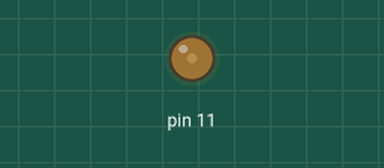
Recording of a sketch running on a simulated Arduino Uno, built with avr-gcc and run on an emulated ATmega328P. Parts: output pins drawn as LEDs (lit = HIGH).

Above: at 0.1 s.
At 9.9 s:
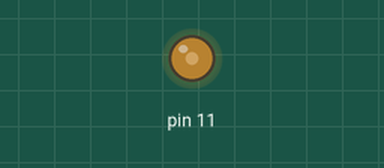
At 19.9 s:
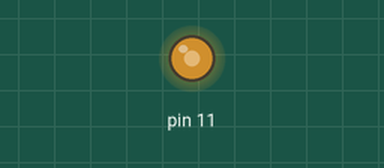
At 39.9 s:
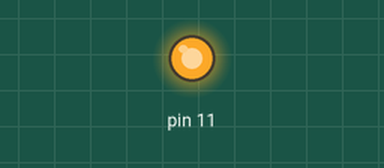
Timing chart, 0 to 40.0 s (numbered marks = the images above):
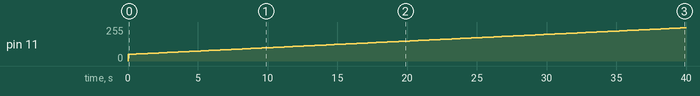

The sketch:

Code02.ino
```cpp
void setup() {
  // put your setup code here, to run once:
  pinMode(11, OUTPUT);
}

void loop() {
  // put your main code here, to run repeatedly:
  for(int i = 50; i <= 250; ++i) {
    analogWrite(11, i);
    delay(200);
  }
  for(int i = 250; i >= 50; --i) {
    analogWrite(11, i);
    delay(200);
  }
}
```

Measured:
- by itself, pin 11: moves from 0/255 to 249/255 over 39.8 s
